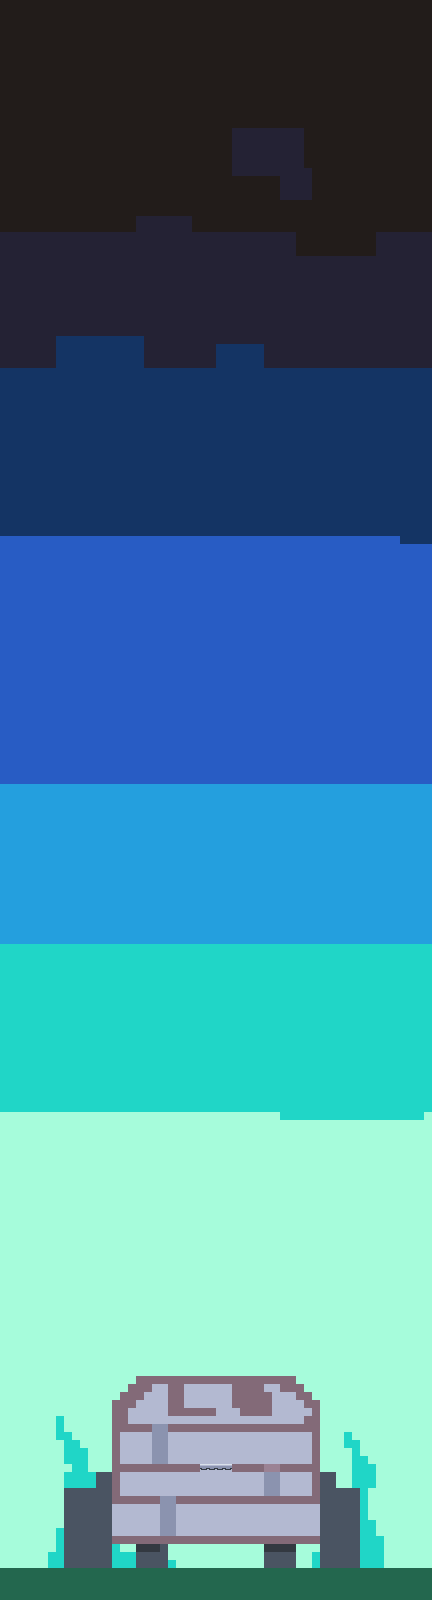

This is a level from a 2D game, rendered from its Tiled map with the project's own tilesets. A one-line summary and the map file follow, with tile-layer data summarised:
An orthogonal 54x200 tile map with 8x8 px tiles, 4 tile layers (bg, ship, collision, one-way) and 1 object (screensize).

<map version="1.2" tiledversion="2019.12.11" orientation="orthogonal" renderorder="right-down" compressionlevel="0" width="54" height="200" tilewidth="8" tileheight="8" infinite="0" backgroundcolor="#6a6a6a" nextlayerid="6" nextobjectid="3">
 <tileset firstgid="1" source="tilesheet.tsx" />
 <objectgroup id="3" name="ref">
  <object id="1" name="screensize" x="0" y="1360" width="432" height="240" />
 </objectgroup>
 <layer id="1" name="bg" width="54" height="200">
  <data>[10800 cells, 10800 non-empty, 9 distinct tile ids]</data>
 </layer>
 <layer id="2" name="ship" width="54" height="200">
  <data>[10800 cells, 676 non-empty, 5 distinct tile ids]</data>
 </layer>
 <layer id="4" name="collision" width="54" height="200">
  <data>[10800 cells, 183 non-empty, 1 distinct tile ids]</data>
 </layer>
 <layer id="5" name="one-way" width="54" height="200">
  <data>[10800 cells, 4 non-empty, 1 distinct tile ids]</data>
 </layer>
</map>